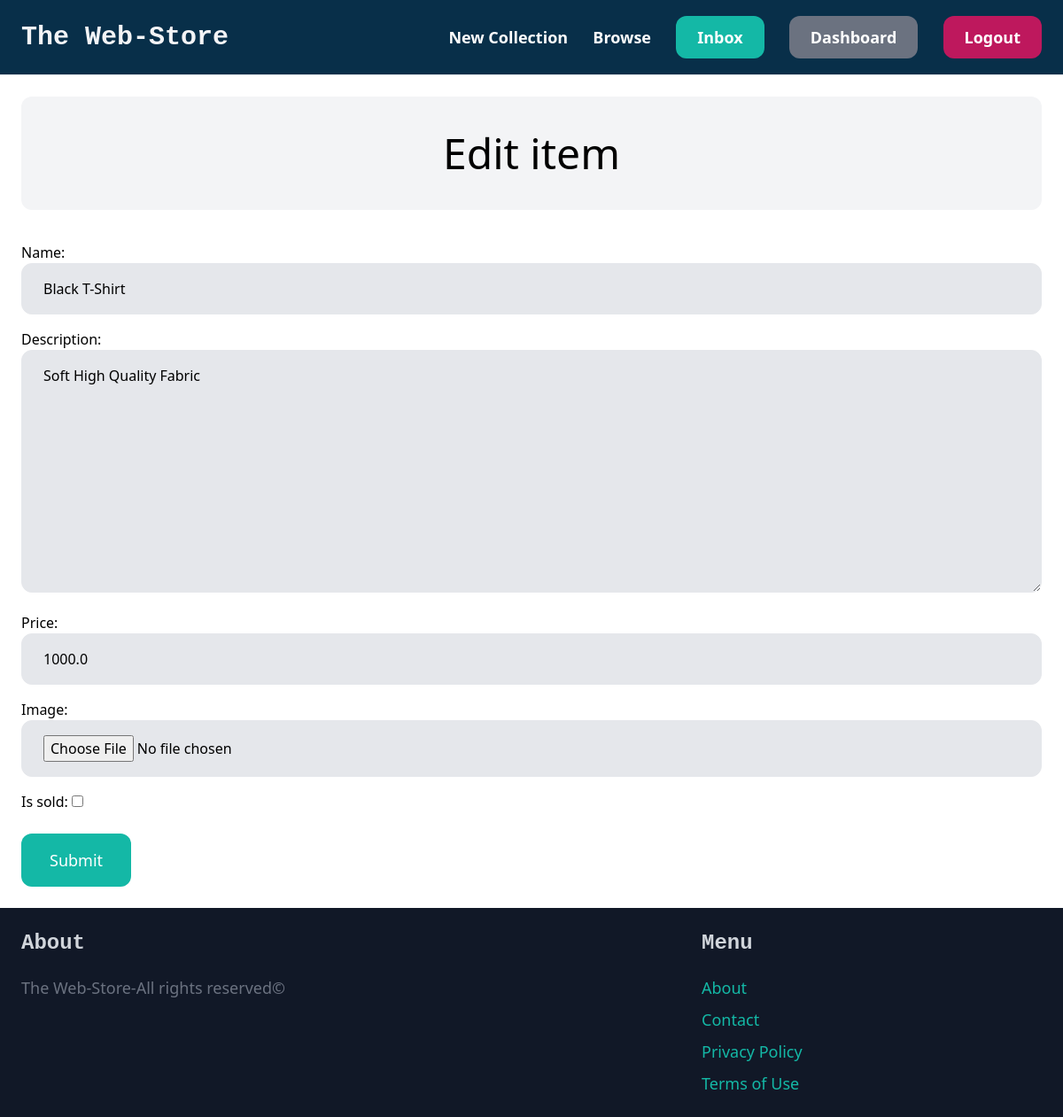
The page /items/3/edit/ (signed in) on the database its author committed.
### item/models.py (models this page shows, shortened)
class Item(models.Model):
    category=models.ForeignKey(Category, related_name='items', on_delete=models.CASCADE)
    name= models.CharField(max_length=255)
    description=models.TextField(blank=True,null=True)
    price=models.FloatField()
    image=models.ImageField(upload_to='item_images',blank=True,null=True)
    is_sold=models.BooleanField(default=False)
    created_by=models.ForeignKey(User, related_name='items', on_delete=models.CASCADE)
    created_at=models.DateTimeField(auto_now_add=True)

### item/views.py (the view)
# urls.py: path('<int:pk>/edit/', views.edit, name='edit'),
@login_required
def edit(request, pk):
    item = get_object_or_404(Item, pk=pk, created_by=request.user)
    if request.method == 'POST':
        form = EditItemForm(request.POST, request.FILES, instance=item)
        if form.is_valid():
            form.save()
            return redirect('item:detail', pk=item.id)
    else:
        form = EditItemForm(instance=item)
    return render(request, 'item/form.html',{
        'form': form,
        'title': 'Edit item',
    })

### item/forms.py
class EditItemForm(forms.ModelForm):
    class Meta:
        model = Item
        fields = ('name', 'description','price', 'image', 'is_sold',)
        widgets = {
                'name': forms.TextInput(attrs={
                'class': 'w-full py-4 px-6 rounded-xl border bg-gray-200'
                }),
                'description': forms.Textarea(attrs={
                'class': 'w-full py-4 px-6 rounded-xl border bg-gray-200'
                }),
                'price': forms.TextInput(attrs={
                'class': 'w-full py-4 px-6 rounded-xl border bg-gray-200'
                }),
                'image': forms.FileInput(attrs={
                'class': 'w-full py-4 px-6 rounded-xl border bg-gray-200'
                }),
}

### item/templates/item/form.html (shortened to what this page needs)
{% extends 'core/base.html' %}
{% block content %}
<h1 class="mb-9 px-10 py-10 text-5xl text-center bg-gray-100 rounded-xl">{{ title }}</h1>
<form method="post" action="." enctype="multipart/form-data">
    <div class="space-y-4">
        {{ form.as_p }}
    </div>
    <button class="mt-6 px-8 py-4 text-lg bg-teal-500 hover:bg-teal-700 rounded-xl text-white">Submit</button>
</form>
{% endblock %}

### rows shown on the page
Item: name "Black T-Shirt", description "Soft High Quality Fabric", price "1000.0"

### other values the page prints
{{ title }} "Edit item"
